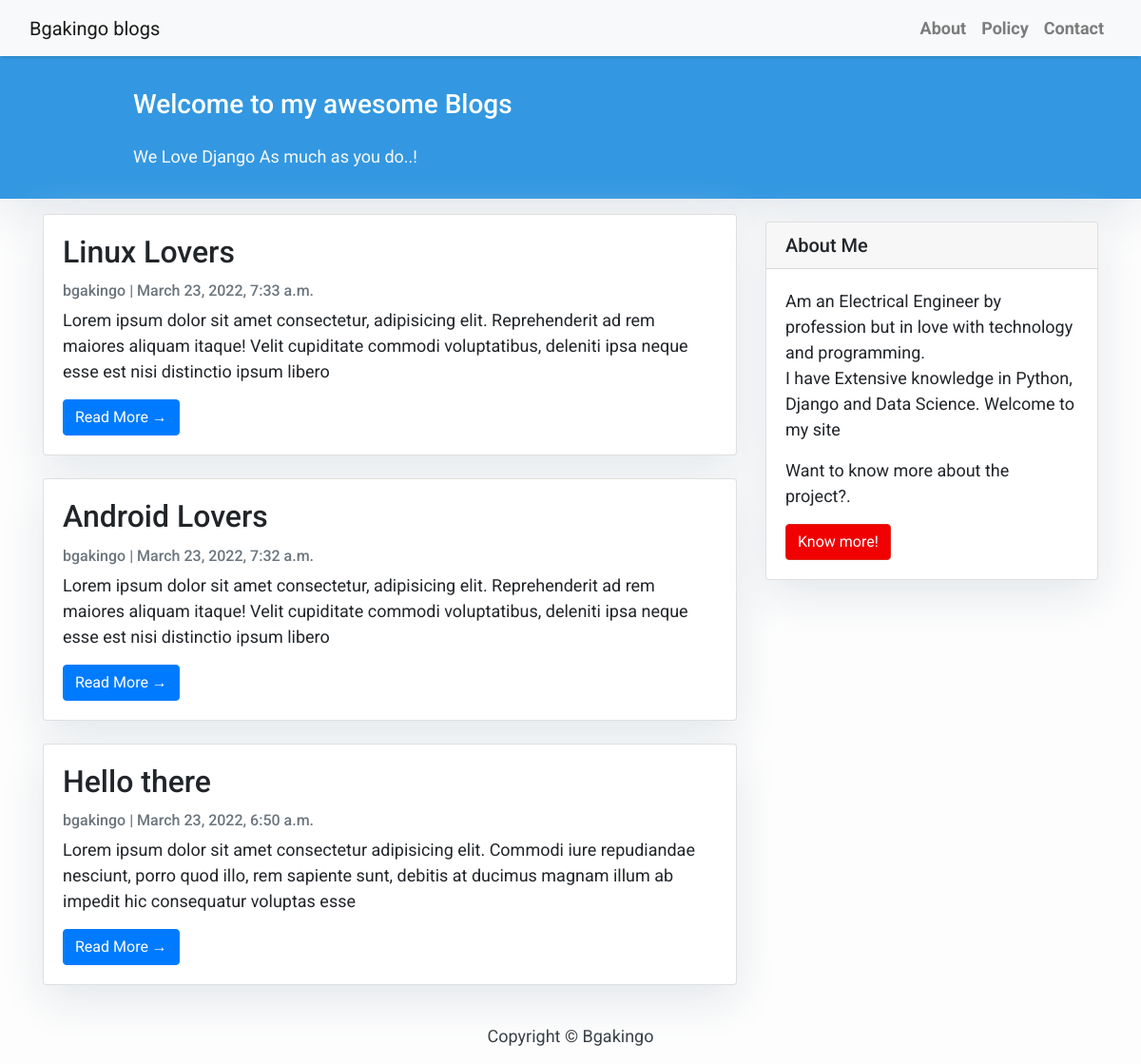
The page / on the database its author committed.
### blog/models.py (models this page shows, shortened)
class Post(models.Model):
    title = models.CharField(max_length=200, unique=True)
    slug = models.SlugField(max_length=200, unique=True)
    author = models.ForeignKey(User, on_delete=models.CASCADE, related_name='blog_posts')
    content = models.TextField()
    created_on = models.DateTimeField(auto_now=True)
    status = models.IntegerField(choices=STATUS, default=0)
    class Meta:
        ordering = ['-created_on']

### blog/views.py (the view)
# urls.py: path('', views.PostList.as_view(), name='home'),
class PostList(generic.ListView):
    queryset = Post.objects.filter(status=1).order_by('-created_on')

### templates/blog/post_list.html (shortened to what this page needs)
{% extends "base.html" %}
{% block content %}
<header class="masthead">
    <div class="container">
        <div class="row">
            <div class=" col-md-8 col-md-10 mx-auto">
                <div class="site-heading">
                    <h3 class=" site-heading my-4 mt-3 text-white"> Welcome to my awesome Blogs </h3>
                    <p class="text-light">We Love Django As much as you do..! &nbsp
                    </p>
                </div>
            </div>
        </div>
    </div>
</header>
<div class="container">
    <div class="row">
        <div class="col-md-8 mt-3 left">
            {% for post in post_list %}
            <div class="card mb-4">
                <div class="card-body">
                    <h2 class="card-title">{{ post.title }}</h2>
                    <p class="card-text text-muted h6">{{ post.author }} | {{ post.created_on}} </p>
                    <p class="card-text">{{post.content|slice:":200" }}</p>
                    <a href="{% url 'post_detail' post.slug  %}" class="btn btn-primary">Read More &rarr;</a>
                </div>
            </div>
            {% endfor %}
        </div>
        {% block sidebar %} {% include 'sidebar.html' %} {% endblock sidebar %}
    </div>
</div>
{%endblock%}

### templates/base.html (style rules this page uses)
body { font-family: "Roboto", sans-serif; font-size: 17px; background-color: #fdfdfd; }
.masthead { background: #3398e1; height: auto; padding-bottom: 15px; box-shadow: 0 16px 48px #e3e7eb; padding-top: 10px; }

### templates/blog/post_list.html (style rules this page uses)
body { font-family: "Roboto", sans-serif; font-size: 18px; background-color: #fdfdfd; }
.card { box-shadow: 0 16px 48px #E3E7EB; }

### templates/sidebar.html (style rules this page uses)
.card { box-shadow: 0 16px 48px #e3e7eb; }

### rows shown on the page
Post: title "Linux Lovers", author "bgakingo", created_on "March 23, 2022, 7:33 a.m.", content "Lorem ipsum dolor sit amet consectetur, adipisicing elit. Reprehenderit ad rem maiores aliquam itaque! Velit cupiditate commodi voluptatibus, deleniti ipsa neque esse est nisi distinctio ipsum libero"
Post: title "Android Lovers", author "bgakingo", created_on "March 23, 2022, 7:32 a.m.", content "Lorem ipsum dolor sit amet consectetur, adipisicing elit. Reprehenderit ad rem maiores aliquam itaque! Velit cupiditate commodi voluptatibus, deleniti ipsa neque esse est nisi distinctio ipsum libero"
Post: title "Hello there", author "bgakingo", created_on "March 23, 2022, 6:50 a.m.", content "Lorem ipsum dolor sit amet consectetur adipisicing elit. Commodi iure repudiandae nesciunt, porro quod illo, rem sapiente sunt, debitis at ducimus magnam illum ab impedit hic consequatur voluptas esse"
